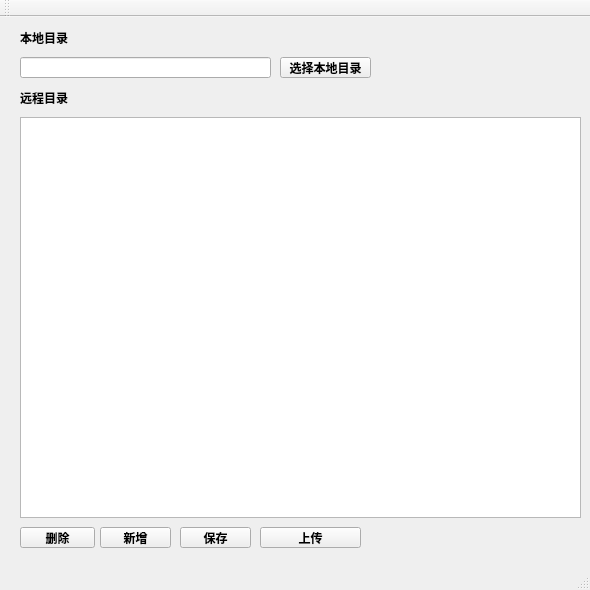
<?xml version="1.0" encoding="UTF-8"?>
<ui version="4.0">
 <class>UpdateToolsClass</class>
 <widget class="QMainWindow" name="UpdateToolsClass">
  <property name="enabled">
   <bool>true</bool>
  </property>
  <property name="geometry">
   <rect>
    <x>0</x>
    <y>0</y>
    <width>590</width>
    <height>590</height>
   </rect>
  </property>
  <property name="minimumSize">
   <size>
    <width>590</width>
    <height>590</height>
   </size>
  </property>
  <property name="maximumSize">
   <size>
    <width>590</width>
    <height>590</height>
   </size>
  </property>
  <property name="font">
   <font>
    <family>Agency FB</family>
    <weight>75</weight>
    <bold>true</bold>
   </font>
  </property>
  <property name="windowTitle">
   <string>UpdateTools</string>
  </property>
  <property name="windowIcon">
   <iconset>
    <normaloff>updateTools.ico</normaloff>updateTools.ico</iconset>
  </property>
  <property name="styleSheet">
   <string notr="true"/>
  </property>
  <widget class="QWidget" name="centralWidget">
   <widget class="QLabel" name="label">
    <property name="geometry">
     <rect>
      <x>20</x>
      <y>70</y>
      <width>71</width>
      <height>21</height>
     </rect>
    </property>
    <property name="font">
     <font>
      <family>微软雅黑</family>
      <weight>75</weight>
      <bold>true</bold>
     </font>
    </property>
    <property name="text">
     <string>远程目录</string>
    </property>
   </widget>
   <widget class="QLabel" name="label_2">
    <property name="geometry">
     <rect>
      <x>20</x>
      <y>10</y>
      <width>51</width>
      <height>21</height>
     </rect>
    </property>
    <property name="font">
     <font>
      <family>微软雅黑</family>
      <weight>75</weight>
      <bold>true</bold>
     </font>
    </property>
    <property name="text">
     <string>本地目录</string>
    </property>
   </widget>
   <widget class="QPushButton" name="pushButton_upLoad">
    <property name="geometry">
     <rect>
      <x>260</x>
      <y>510</y>
      <width>101</width>
      <height>21</height>
     </rect>
    </property>
    <property name="font">
     <font>
      <family>微软雅黑</family>
      <weight>75</weight>
      <bold>true</bold>
     </font>
    </property>
    <property name="text">
     <string>上传</string>
    </property>
   </widget>
   <widget class="QTableView" name="tableView_remote">
    <property name="geometry">
     <rect>
      <x>20</x>
      <y>100</y>
      <width>561</width>
      <height>401</height>
     </rect>
    </property>
    <property name="font">
     <font>
      <weight>75</weight>
      <bold>true</bold>
     </font>
    </property>
   </widget>
   <widget class="QPushButton" name="pushButton_add">
    <property name="geometry">
     <rect>
      <x>100</x>
      <y>510</y>
      <width>71</width>
      <height>21</height>
     </rect>
    </property>
    <property name="font">
     <font>
      <family>微软雅黑</family>
      <weight>75</weight>
      <bold>true</bold>
     </font>
    </property>
    <property name="text">
     <string>新增</string>
    </property>
   </widget>
   <widget class="QPushButton" name="pushButton_save">
    <property name="geometry">
     <rect>
      <x>180</x>
      <y>510</y>
      <width>71</width>
      <height>21</height>
     </rect>
    </property>
    <property name="font">
     <font>
      <family>微软雅黑</family>
      <weight>75</weight>
      <bold>true</bold>
     </font>
    </property>
    <property name="text">
     <string>保存</string>
    </property>
   </widget>
   <widget class="QPushButton" name="pushButton_delete">
    <property name="geometry">
     <rect>
      <x>20</x>
      <y>510</y>
      <width>75</width>
      <height>21</height>
     </rect>
    </property>
    <property name="font">
     <font>
      <family>微软雅黑</family>
      <weight>75</weight>
      <bold>true</bold>
     </font>
    </property>
    <property name="text">
     <string>删除</string>
    </property>
   </widget>
   <widget class="QLineEdit" name="lineEdit_localPath">
    <property name="geometry">
     <rect>
      <x>20</x>
      <y>40</y>
      <width>251</width>
      <height>21</height>
     </rect>
    </property>
    <property name="font">
     <font>
      <family>微软雅黑</family>
      <weight>75</weight>
      <bold>true</bold>
     </font>
    </property>
   </widget>
   <widget class="QToolButton" name="toolButton_choseLocalPath">
    <property name="geometry">
     <rect>
      <x>280</x>
      <y>40</y>
      <width>91</width>
      <height>21</height>
     </rect>
    </property>
    <property name="text">
     <string>选择本地目录</string>
    </property>
   </widget>
  </widget>
  <widget class="QMenuBar" name="menuBar">
   <property name="geometry">
    <rect>
     <x>0</x>
     <y>0</y>
     <width>590</width>
     <height>23</height>
    </rect>
   </property>
  </widget>
  <widget class="QToolBar" name="mainToolBar">
   <attribute name="toolBarArea">
    <enum>TopToolBarArea</enum>
   </attribute>
   <attribute name="toolBarBreak">
    <bool>false</bool>
   </attribute>
  </widget>
  <widget class="QStatusBar" name="statusBar"/>
 </widget>
 <layoutdefault spacing="6" margin="11"/>
 <resources/>
 <connections/>
</ui>
